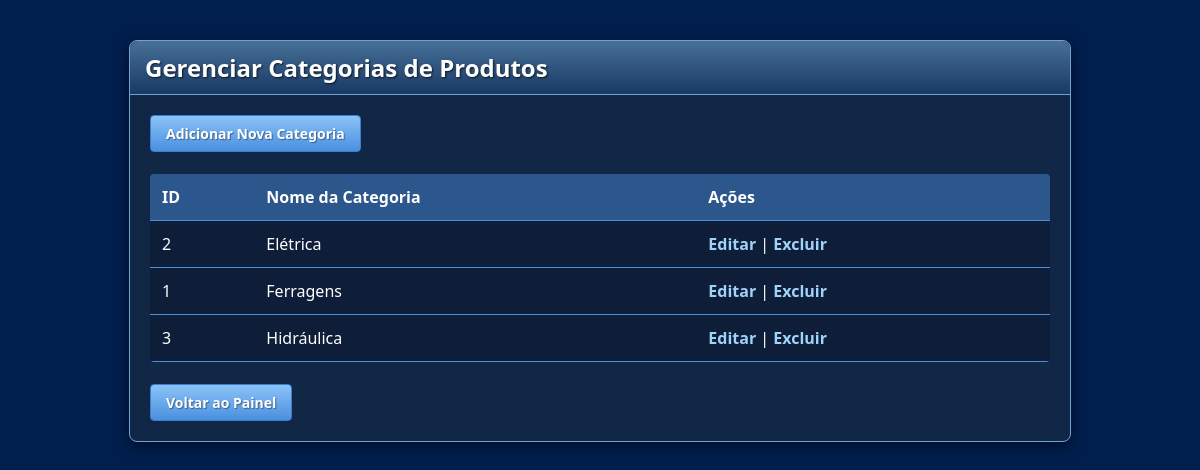
Page /?page=categorias (signed in) on the committed database.
### tables this page shows
CREATE TABLE `categorias` (
  `id_categoria` int(11) NOT NULL,
  `nome_categoria` varchar(100) NOT NULL
);

### app/controllers/CategoriaController.php (called while the page is built, shortened)
<?php
require_once BASE_PATH . '/app/models/CategoriaModel.php';
function listarCategorias($pdo)
{
    $listaDeCategorias = listarTodasCategorias($pdo);
    require_once VIEW_PATH . 'categorias/listar.php';
}

### app/models/CategoriaModel.php (called while the page is built, shortened)
<?php
function listarTodasCategorias($pdo)
{
    $sql = "SELECT id_categoria, nome_categoria FROM categorias ORDER BY nome_categoria ASC";
    $stmt = $pdo->query($sql);
    return $stmt->fetchAll(PDO::FETCH_ASSOC);
}

### app/views/categorias/listar.php (the view, shortened to what this page needs)
<!DOCTYPE html>
<html lang="pt-br">
<head>
    <link rel="stylesheet" href="css/style.css">
</head>
<body>
    <div class="container">
        <h1>Gerenciar Categorias de Produtos</h1>
        <a href="?page=categorias_novo" class="btn">Adicionar Nova Categoria</a>
        <br><br>
        <table>
            <thead>
                <tr>
                    <th>ID</th>
                    <th>Nome da Categoria</th>
                    <th>Ações</th>
                </tr>
            </thead>
            <tbody>
                <?php
                if (!empty($listaDeCategorias)) {
                    foreach ($listaDeCategorias as $categoria) {
                        echo "<tr>";
                        echo "<td>" . htmlspecialchars($categoria['id_categoria']) . "</td>";
                        echo "<td>" . htmlspecialchars($categoria['nome_categoria']) . "</td>";
                        echo "<td>";
                        echo "<a href='?page=categorias_editar&id=" . $categoria['id_categoria'] . "'>Editar</a> | ";
                        echo "<a href='?page=categorias_excluir&id=" . $categoria['id_categoria'] . "' onclick=\"return confirm('Atenção! Excluir uma categoria também removerá todos os produtos associados a ela. Deseja continuar?');\">Excluir</a>";
                        echo "</td>";
                        echo "</tr>";
                    }
                } else {
                    echo "<tr><td colspan='3'>Nenhuma categoria cadastrada.</td></tr>";
                }
                ?>
            </tbody>
        </table>
        <br>
        <a href="?page=dashboard" class="btn">Voltar ao Painel</a>
    </div>
</body>
</html>

### public/css/style.css (style rules this page uses)
body { background-color: #001e4e; font-family: "Segoe UI", Tahoma, Geneva, Verdana, sans-serif; color: #fff; margin: 0; padding: 20px; }
.container { background: rgba(22, 42, 69, 0.8); border: 1px solid #70a1d0; border-radius: 8px; padding: 20px; margin: 20px auto; max-width: 900px; box-shadow: 0 4px 15px rgba(0, 0, 0, 0.5); backdrop-filter: blur(10px); -webkit-backdrop-filter: blur(10px); }
h1 { font-size: 24px; color: #fff; background: linear-gradient(to bottom, rgba(125, 185, 232, 0.5), rgba(47, 130, 224, 0.2)); padding: 10px 15px; margin: -20px -20px 20px -20px; border-top-left-radius: 8px; border-top-right-radius: 8px; border-bottom: 1px solid #70a1d0; text-shadow: 1px 1px 2px rgba(0, 0, 0, 0.7); }
button, .btn { background: linear-gradient(to bottom, #8bc3f7, #4a8fdf); border: 1px solid #3c7fcf; border-radius: 4px; color: #fff; padding: 8px 15px; font-size: 14px; font-weight: bold; text-shadow: 1px 1px 1px rgba(0, 0, 0, 0.4); cursor: pointer; transition: all 0.2s ease-in-out; text-decoration: none; display: inline-block; }
table { width: 100%; border-collapse: collapse; background-color: rgba(0, 0, 0, 0.2); border-radius: 4px; overflow: hidden; }
th, td { padding: 12px; text-align: left; border-bottom: 1px solid #4a8fdf; }
th { background-color: rgba(74, 143, 223, 0.5); font-size: 16px; }
a { color: #8bc3f7; text-decoration: none; }
table a { color: #a1d3f9; font-weight: bold; }

### rows in the picture
categorias: id_categoria "2", nome_categoria "Elétrica"
categorias: id_categoria "1", nome_categoria "Ferragens"
categorias: id_categoria "3", nome_categoria "Hidráulica"
